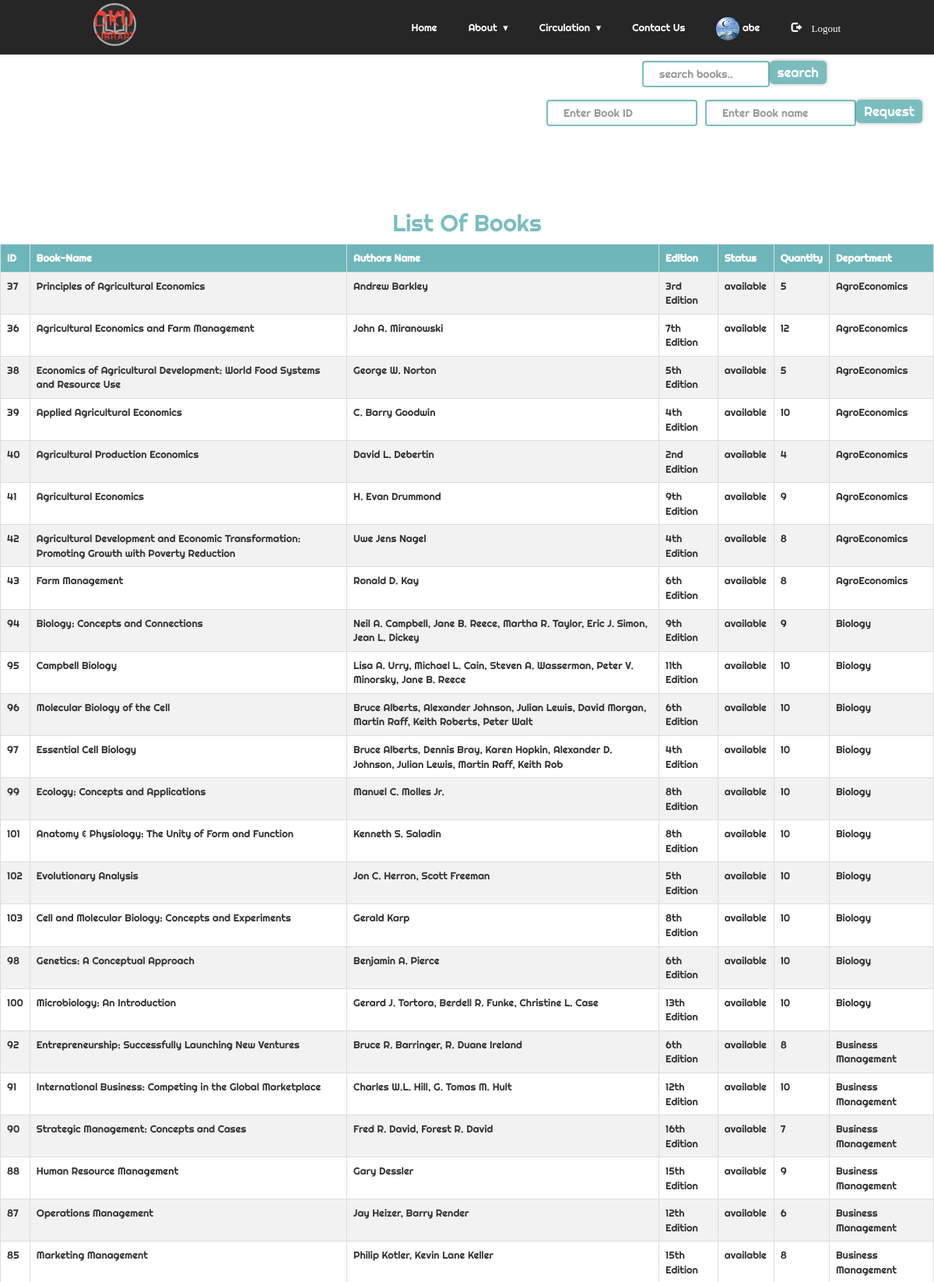
Screenshot of /Student_/books.php (signed in, upper part) with the database file from the repository.
### tables this page shows
CREATE TABLE `books` (
  `bid` int(100) NOT NULL,
  `name` varchar(100) NOT NULL,
  `authors` varchar(100) NOT NULL,
  `edition` varchar(100) NOT NULL,
  `status` varchar(100) NOT NULL,
  `quantity` int(100) NOT NULL,
  `department` varchar(100) NOT NULL
);

### Student_/books.php (the view, shortened to what this page needs)
<?php
  include "nav.php";
?>
<!DOCTYPE html>
<html>
<head>
</head>
<body>
    <section class="lela">
	<div class="srch">
		<form class="navbar-form" method="post" name="form1">
				<input class="form-control" type="text" name="search" placeholder="search books.." required="">
				<button type="submit" name="submit" class="btn btn-default">search
				</button>
		</form>
	</div>
	<div class="srch">
		<form class="navbar-form" method="post" name="form1">
				<input class="form-control" type="text" name="bid" placeholder="Enter Book ID" required="">
				<input class="form-control" type="text" name="name" placeholder="Enter Book name" required="">
				<button type="submit" name="submit1" class="btn btn-default">Request
				</button>
		</form>
	</div>
	</section>
	<div class="lists"><h2>List Of Books</h2></div>
	<?php
		if(isset($_POST['submit']))
		{
			$q=mysqli_query($db,"SELECT * from books where name like '%$_POST[search]%' ");
			if(mysqli_num_rows($q)==0)
			{
				echo "Sorry! No book found. Try searching again.";
			}
			else
			{
		echo "<table class='table table-bordered table-hover' >";
			echo "<tr style='background-color: #6db6b9e6;'>";
				echo "<th>"; echo "ID";	echo "</th>";
				echo "<th>"; echo "Book-Name";  echo "</th>";
				echo "<th>"; echo "Authors Name";  echo "</th>";
				echo "<th>"; echo "Edition";  echo "</th>";
				echo "<th>"; echo "Status";  echo "</th>";
				echo "<th>"; echo "Quantity";  echo "</th>";
				echo "<th>"; echo "Department";  echo "</th>";
			echo "</tr>";
			while($row=mysqli_fetch_assoc($q))
			{
				echo "<tr>";
				echo "<td>"; echo $row['bid']; echo "</td>";
				echo "<td>"; echo $row['name']; echo "</td>";
				echo "<td>"; echo $row['authors']; echo "</td>";
				echo "<td>"; echo $row['edition']; echo "</td>";
				echo "<td>"; echo $row['status']; echo "</td>";
				echo "<td>"; echo $row['quantity']; echo "</td>";
				echo "<td>"; echo $row['department']; echo "</td>";
				echo "</tr>";
			}
		echo "</table>";
			}
		}
		else
		{
			$res=mysqli_query($db,"SELECT * FROM `books` ORDER BY `books`.`department` ASC;");
			echo "<div class='scroll'>";
		echo "<table class='table table-bordered table-hover' >";
			echo "<tr style='background-color: #6db6b9e6;'>";
				echo "<th>"; echo "ID";	echo "</th>";
				echo "<th>"; echo "Book-Name";  echo "</th>";
				echo "<th>"; echo "Authors Name";  echo "</th>";
				echo "<th>"; echo "Edition";  echo "</th>";
				echo "<th>"; echo "Status";  echo "</th>";
				echo "<th>"; echo "Quantity";  echo "</th>";
				echo "<th>"; echo "Department";  echo "</th>";
			echo "</tr>";
			while($row=mysqli_fetch_assoc($res))
			{
				echo "<tr>";
				echo "<td>"; echo $row['bid']; echo "</td>";
				echo "<td>"; echo $row['name']; echo "</td>";
				echo "<td>"; echo $row['authors']; echo "</td>";
				echo "<td>"; echo $row['edition']; echo "</td>";
				echo "<td>"; echo $row['status']; echo "</td>";
				echo "<td>"; echo $row['quantity']; echo "</td>";
				echo "<td>"; echo $row['department']; echo "</td>";
				echo "</tr>";
			}
		echo "</table>";
		echo "</div>";
		}
				?>
</body>
</html>
<?php
include 'footer.php';
?>

### Student_/nav.css (style rules this page uses)
body { margin: 0; padding: 0; }
* { font-family: 'Righteous', cursive; }

### Student_/books.php (style rules this page uses)
.lela { display: flex; flex-direction: column; float: right; }
.srch { display: flex; justify-content: center; margin-bottom: 20px; }
.srch button[type="submit"] { display: flex; align-items: center; background-color: #6db6b9e6; border: none; border-radius: 5px; color: #fff; cursor: pointer; font-size: 17px; height: 30px; margin-left: -5px; padding: 10px; box-shadow: 0px 0px 5px 0px rgba(0,0,0,0.3); }
body { font-size: 13px; }
.srch { display: flex; flex-direction: column; margin: auto; float: right; }
.navbar-form { display: flex; justify-content: center; }
.srch input[type="text"] { width: 60%; padding: 12px 20px; margin: 0px 5px; box-sizing: border-box; border: 2px solid #6db6b9e6; border-radius: 4px; }
.lists { margin-top: 200px; }
h2 { text-align: center; color: #6db6b9e6; }
table { border-collapse: collapse; width: 100%; height: 1000px; margin-bottom: 30px; }
th, td { text-align: left; padding: 8px; }
tr:nth-child(even) { background-color: #f2f2f2; }
th { background-color: #6db6b9e6; color: white; }

### Student_/footer.php (style rules this page uses)
body { line-height: 1.5; overflow-x: hidden; font-family: 'Poppins', sans-serif; }
* { margin:0; padding:0; box-sizing: border-box; }

### rows the page displays
books: bid "37", name "Principles of Agricultural Economics", authors "Andrew Barkley", edition "3rd Edition", status "available", quantity "5", department "AgroEconomics"
books: bid "36", name "Agricultural Economics and Farm Management", authors "John A. Miranowski", edition "7th Edition", status "available", quantity "12", department "AgroEconomics"
books: bid "38", name "Economics of Agricultural Development: World Food Systems and Resource Use", authors "George W. Norton", edition "5th Edition", status "available", quantity "5", department "AgroEconomics"
books: bid "39", name "Applied Agricultural Economics", authors "C. Barry Goodwin", edition "4th Edition", status "available", quantity "10", department "AgroEconomics"
books: bid "40", name "Agricultural Production Economics", authors "David L. Debertin", edition "2nd Edition", status "available", quantity "4", department "AgroEconomics"
books: bid "41", name "Agricultural Economics", authors "H. Evan Drummond", edition "9th Edition", status "available", quantity "9", department "AgroEconomics"
books: bid "42", name "Agricultural Development and Economic Transformation: Promoting Growth with Poverty Reduction", authors "Uwe Jens Nagel", edition "4th Edition", status "available", quantity "8", department "AgroEconomics"
books: bid "43", name "Farm Management", authors "Ronald D. Kay", edition "6th Edition", status "available", quantity "8", department "AgroEconomics"
books: bid "94", name "Biology: Concepts and Connections", authors "Neil A. Campbell, Jane B. Reece, Martha R. Taylor, Eric J. Simon, Jean L. Dickey", edition "9th Edition", status "available", quantity "9", department "Biology"
books: bid "95", name "Campbell Biology", authors "Lisa A. Urry, Michael L. Cain, Steven A. Wasserman, Peter V. Minorsky, Jane B. Reece", edition "11th Edition", status "available", quantity "10", department "Biology"
books: bid "96", name "Molecular Biology of the Cell", authors "Bruce Alberts, Alexander Johnson, Julian Lewis, David Morgan, Martin Raff, Keith Roberts, Peter Walt", edition "6th Edition", status "available", quantity "10", department "Biology"
books: bid "97", name "Essential Cell Biology", authors "Bruce Alberts, Dennis Bray, Karen Hopkin, Alexander D. Johnson, Julian Lewis, Martin Raff, Keith Rob", edition "4th Edition", status "available", quantity "10", department "Biology"
books: bid "99", name "Ecology: Concepts and Applications", authors "Manuel C. Molles Jr.", edition "8th Edition", status "available", quantity "10", department "Biology"
books: bid "101", name "Anatomy & Physiology: The Unity of Form and Function", authors "Kenneth S. Saladin", edition "8th Edition", status "available", quantity "10", department "Biology"
books: bid "102", name "Evolutionary Analysis", authors "Jon C. Herron, Scott Freeman", edition "5th Edition", status "available", quantity "10", department "Biology"
books: bid "103", name "Cell and Molecular Biology: Concepts and Experiments", authors "Gerald Karp", edition "8th Edition", status "available", quantity "10", department "Biology"
books: bid "98", name "Genetics: A Conceptual Approach", authors "Benjamin A. Pierce", edition "6th Edition", status "available", quantity "10", department "Biology"
books: bid "100", name "Microbiology: An Introduction", authors "Gerard J. Tortora, Berdell R. Funke, Christine L. Case", edition "13th Edition", status "available", quantity "10", department "Biology"
books: bid "92", name "Entrepreneurship: Successfully Launching New Ventures", authors "Bruce R. Barringer, R. Duane Ireland", edition "6th Edition", status "available", quantity "8", department "Business Management"
books: bid "91", name "International Business: Competing in the Global Marketplace", authors "Charles W.L. Hill, G. Tomas M. Hult", edition "12th Edition", status "available", quantity "10", department "Business Management"
books: bid "90", name "Strategic Management: Concepts and Cases", authors "Fred R. David, Forest R. David", edition "16th Edition", status "available", quantity "7", department "Business Management"
books: bid "88", name "Human Resource Management", authors "Gary Dessler", edition "15th Edition", status "available", quantity "9", department "Business Management"
books: bid "87", name "Operations Management", authors "Jay Heizer, Barry Render", edition "12th Edition", status "available", quantity "6", department "Business Management"
books: bid "85", name "Marketing Management", authors "Philip Kotler, Kevin Lane Keller", edition "15th Edition", status "available", quantity "8", department "Business Management"

### other values shown
$_SESSION['login_user'] "abe"
